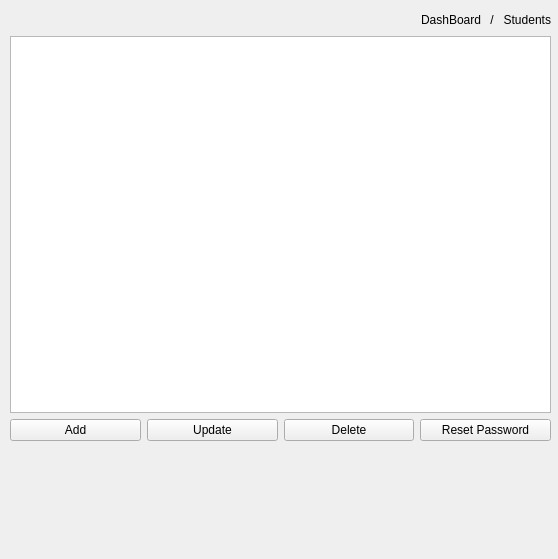
<?xml version="1.0" encoding="UTF-8"?>
<ui version="4.0">
 <class>Form</class>
 <widget class="QWidget" name="Form">
  <property name="geometry">
   <rect>
    <x>0</x>
    <y>0</y>
    <width>558</width>
    <height>559</height>
   </rect>
  </property>
  <property name="windowTitle">
   <string>Form</string>
  </property>
  <widget class="QWidget" name="gridLayoutWidget">
   <property name="geometry">
    <rect>
     <x>10</x>
     <y>10</y>
     <width>541</width>
     <height>431</height>
    </rect>
   </property>
   <layout class="QGridLayout" name="baseLayout">
    <item row="1" column="0">
     <widget class="QTreeView" name="treeView"/>
    </item>
    <item row="2" column="0">
     <layout class="QHBoxLayout" name="horizontalLayout_2">
      <item>
       <widget class="QPushButton" name="addStudent">
        <property name="text">
         <string>Add</string>
        </property>
       </widget>
      </item>
      <item>
       <widget class="QPushButton" name="updateStudent">
        <property name="text">
         <string>Update</string>
        </property>
       </widget>
      </item>
      <item>
       <widget class="QPushButton" name="deleteStudent">
        <property name="text">
         <string>Delete</string>
        </property>
       </widget>
      </item>
      <item>
       <widget class="QPushButton" name="resetPassword">
        <property name="text">
         <string>Reset Password</string>
        </property>
       </widget>
      </item>
     </layout>
    </item>
    <item row="0" column="0">
     <layout class="QHBoxLayout" name="horizontalLayout">
      <item>
       <spacer name="horizontalSpacer">
        <property name="orientation">
         <enum>Qt::Horizontal</enum>
        </property>
        <property name="sizeHint" stdset="0">
         <size>
          <width>40</width>
          <height>20</height>
         </size>
        </property>
       </spacer>
      </item>
      <item>
       <widget class="QLabel" name="label">
        <property name="text">
         <string>DashBoard</string>
        </property>
        <property name="alignment">
         <set>Qt::AlignRight|Qt::AlignTrailing|Qt::AlignVCenter</set>
        </property>
       </widget>
      </item>
      <item>
       <widget class="QLabel" name="label_3">
        <property name="text">
         <string> / </string>
        </property>
       </widget>
      </item>
      <item>
       <widget class="QLabel" name="label_2">
        <property name="text">
         <string>Students</string>
        </property>
        <property name="alignment">
         <set>Qt::AlignRight|Qt::AlignTrailing|Qt::AlignVCenter</set>
        </property>
       </widget>
      </item>
     </layout>
    </item>
   </layout>
  </widget>
 </widget>
 <resources/>
 <connections/>
</ui>
